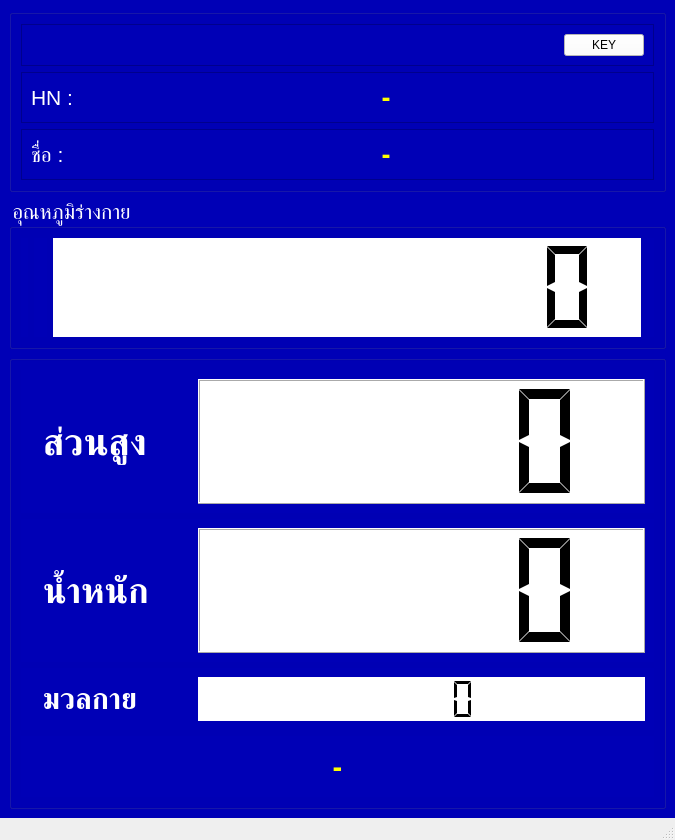
<?xml version="1.0" encoding="UTF-8"?>
<ui version="4.0">
 <class>MainWindow</class>
 <widget class="QMainWindow" name="MainWindow">
  <property name="geometry">
   <rect>
    <x>0</x>
    <y>0</y>
    <width>675</width>
    <height>840</height>
   </rect>
  </property>
  <property name="windowTitle">
   <string>BMI-II</string>
  </property>
  <widget class="QWidget" name="centralwidget">
   <property name="styleSheet">
    <string notr="true">background-color:rgb(0, 0, 182)</string>
   </property>
   <layout class="QVBoxLayout" name="verticalLayout_3" stretch="20,20,60">
    <item>
     <widget class="QGroupBox" name="groupBox">
      <property name="title">
       <string/>
      </property>
      <layout class="QVBoxLayout" name="verticalLayout" stretch="0,45,45">
       <item>
        <widget class="QFrame" name="frame_3">
         <property name="styleSheet">
          <string notr="true"/>
         </property>
         <property name="frameShape">
          <enum>QFrame::StyledPanel</enum>
         </property>
         <property name="frameShadow">
          <enum>QFrame::Raised</enum>
         </property>
         <layout class="QHBoxLayout" name="horizontalLayout_3">
          <item>
           <widget class="QLineEdit" name="txtId">
            <property name="font">
             <font>
              <pointsize>6</pointsize>
             </font>
            </property>
            <property name="styleSheet">
             <string notr="true">border:0;
color:white;
</string>
            </property>
           </widget>
          </item>
          <item>
           <widget class="QLineEdit" name="txtDummy">
            <property name="font">
             <font>
              <pointsize>6</pointsize>
             </font>
            </property>
            <property name="styleSheet">
             <string notr="true">border:0;
color:white;</string>
            </property>
           </widget>
          </item>
          <item>
           <widget class="QPushButton" name="btnKey">
            <property name="styleSheet">
             <string notr="true">background-color:white</string>
            </property>
            <property name="text">
             <string>KEY</string>
            </property>
           </widget>
          </item>
         </layout>
        </widget>
       </item>
       <item>
        <widget class="QFrame" name="frame">
         <property name="frameShape">
          <enum>QFrame::StyledPanel</enum>
         </property>
         <property name="frameShadow">
          <enum>QFrame::Raised</enum>
         </property>
         <layout class="QHBoxLayout" name="horizontalLayout" stretch="15,85">
          <item>
           <widget class="QLabel" name="label">
            <property name="font">
             <font>
              <pointsize>16</pointsize>
             </font>
            </property>
            <property name="styleSheet">
             <string notr="true">color:white</string>
            </property>
            <property name="text">
             <string>HN :</string>
            </property>
           </widget>
          </item>
          <item>
           <widget class="QLabel" name="lbHn">
            <property name="font">
             <font>
              <pointsize>20</pointsize>
              <weight>75</weight>
              <bold>true</bold>
             </font>
            </property>
            <property name="layoutDirection">
             <enum>Qt::LeftToRight</enum>
            </property>
            <property name="styleSheet">
             <string notr="true">color:yellow;</string>
            </property>
            <property name="text">
             <string>-</string>
            </property>
            <property name="alignment">
             <set>Qt::AlignCenter</set>
            </property>
           </widget>
          </item>
         </layout>
        </widget>
       </item>
       <item>
        <widget class="QFrame" name="frame_2">
         <property name="frameShape">
          <enum>QFrame::StyledPanel</enum>
         </property>
         <property name="frameShadow">
          <enum>QFrame::Raised</enum>
         </property>
         <layout class="QHBoxLayout" name="horizontalLayout_2" stretch="15,85">
          <item>
           <widget class="QLabel" name="label_2">
            <property name="font">
             <font>
              <pointsize>16</pointsize>
             </font>
            </property>
            <property name="styleSheet">
             <string notr="true">color:white
</string>
            </property>
            <property name="text">
             <string>ชื่อ :</string>
            </property>
           </widget>
          </item>
          <item>
           <widget class="QLabel" name="lbFullname">
            <property name="font">
             <font>
              <pointsize>20</pointsize>
              <weight>75</weight>
              <bold>true</bold>
             </font>
            </property>
            <property name="styleSheet">
             <string notr="true">color:yellow;</string>
            </property>
            <property name="midLineWidth">
             <number>0</number>
            </property>
            <property name="text">
             <string>-</string>
            </property>
            <property name="alignment">
             <set>Qt::AlignCenter</set>
            </property>
           </widget>
          </item>
         </layout>
        </widget>
       </item>
      </layout>
     </widget>
    </item>
    <item>
     <widget class="QGroupBox" name="groupBox_3">
      <property name="font">
       <font>
        <pointsize>16</pointsize>
        <weight>50</weight>
        <bold>false</bold>
       </font>
      </property>
      <property name="styleSheet">
       <string notr="true">color:white</string>
      </property>
      <property name="title">
       <string>อุณหภูมิร่างกาย</string>
      </property>
      <layout class="QHBoxLayout" name="horizontalLayout_8" stretch="0,0,25,0">
       <item>
        <widget class="QLabel" name="label_9">
         <property name="maximumSize">
          <size>
           <width>150</width>
           <height>150</height>
          </size>
         </property>
         <property name="text">
          <string/>
         </property>
         <property name="pixmap">
          <pixmap>thermometer.png</pixmap>
         </property>
         <property name="alignment">
          <set>Qt::AlignCenter</set>
         </property>
        </widget>
       </item>
       <item>
        <widget class="QLabel" name="label_10">
         <property name="font">
          <font>
           <pointsize>16</pointsize>
           <weight>75</weight>
           <bold>true</bold>
          </font>
         </property>
         <property name="text">
          <string/>
         </property>
        </widget>
       </item>
       <item>
        <widget class="QLCDNumber" name="lcdTp">
         <property name="font">
          <font>
           <pointsize>22</pointsize>
          </font>
         </property>
         <property name="styleSheet">
          <string notr="true">color:black;
background-color: rgb(255, 255, 255);</string>
         </property>
         <property name="frameShape">
          <enum>QFrame::Box</enum>
         </property>
         <property name="lineWidth">
          <number>0</number>
         </property>
         <property name="digitCount">
          <number>10</number>
         </property>
         <property name="segmentStyle">
          <enum>QLCDNumber::Flat</enum>
         </property>
        </widget>
       </item>
       <item>
        <widget class="QLabel" name="label_11">
         <property name="text">
          <string/>
         </property>
         <property name="pixmap">
          <pixmap>temperature.png</pixmap>
         </property>
         <property name="alignment">
          <set>Qt::AlignCenter</set>
         </property>
        </widget>
       </item>
      </layout>
     </widget>
    </item>
    <item>
     <widget class="QGroupBox" name="groupBox_2">
      <property name="title">
       <string/>
      </property>
      <layout class="QVBoxLayout" name="verticalLayout_2" stretch="35,35,15,15">
       <item>
        <widget class="QWidget" name="widget_3" native="true">
         <property name="font">
          <font>
           <pointsize>20</pointsize>
          </font>
         </property>
         <layout class="QHBoxLayout" name="horizontalLayout_4" stretch="0,20,60">
          <item>
           <widget class="QLabel" name="label_6">
            <property name="text">
             <string/>
            </property>
            <property name="pixmap">
             <pixmap>height.png</pixmap>
            </property>
            <property name="scaledContents">
             <bool>false</bool>
            </property>
           </widget>
          </item>
          <item>
           <widget class="QLabel" name="label_3">
            <property name="font">
             <font>
              <pointsize>28</pointsize>
              <weight>75</weight>
              <bold>true</bold>
             </font>
            </property>
            <property name="styleSheet">
             <string notr="true">color:white</string>
            </property>
            <property name="text">
             <string>ส่วนสูง</string>
            </property>
            <property name="alignment">
             <set>Qt::AlignLeading|Qt::AlignLeft|Qt::AlignVCenter</set>
            </property>
           </widget>
          </item>
          <item>
           <widget class="QLCDNumber" name="lcdHeight">
            <property name="styleSheet">
             <string notr="true">color:black;
background-color:white</string>
            </property>
            <property name="segmentStyle">
             <enum>QLCDNumber::Flat</enum>
            </property>
           </widget>
          </item>
         </layout>
        </widget>
       </item>
       <item>
        <widget class="QWidget" name="widget_4" native="true">
         <property name="font">
          <font>
           <pointsize>20</pointsize>
          </font>
         </property>
         <layout class="QHBoxLayout" name="horizontalLayout_5" stretch="0,20,60">
          <property name="sizeConstraint">
           <enum>QLayout::SetDefaultConstraint</enum>
          </property>
          <item>
           <widget class="QLabel" name="label_7">
            <property name="text">
             <string/>
            </property>
            <property name="pixmap">
             <pixmap>weight.png</pixmap>
            </property>
            <property name="scaledContents">
             <bool>false</bool>
            </property>
           </widget>
          </item>
          <item>
           <widget class="QLabel" name="label_4">
            <property name="font">
             <font>
              <pointsize>26</pointsize>
              <weight>75</weight>
              <bold>true</bold>
             </font>
            </property>
            <property name="styleSheet">
             <string notr="true">color:white</string>
            </property>
            <property name="text">
             <string>น้ำหนัก</string>
            </property>
           </widget>
          </item>
          <item>
           <widget class="QLCDNumber" name="lcdWeight">
            <property name="styleSheet">
             <string notr="true">color:black;
background-color:white</string>
            </property>
            <property name="segmentStyle">
             <enum>QLCDNumber::Flat</enum>
            </property>
           </widget>
          </item>
         </layout>
        </widget>
       </item>
       <item>
        <widget class="QWidget" name="widget_5" native="true">
         <property name="font">
          <font>
           <pointsize>14</pointsize>
          </font>
         </property>
         <layout class="QHBoxLayout" name="horizontalLayout_6" stretch="0,20,60">
          <item>
           <widget class="QLabel" name="label_8">
            <property name="text">
             <string/>
            </property>
            <property name="pixmap">
             <pixmap>index-finger.png</pixmap>
            </property>
           </widget>
          </item>
          <item>
           <widget class="QLabel" name="label_5">
            <property name="font">
             <font>
              <pointsize>22</pointsize>
              <weight>75</weight>
              <bold>true</bold>
             </font>
            </property>
            <property name="styleSheet">
             <string notr="true">color:white</string>
            </property>
            <property name="text">
             <string>มวลกาย</string>
            </property>
           </widget>
          </item>
          <item>
           <widget class="QLCDNumber" name="lcdBmi">
            <property name="styleSheet">
             <string notr="true">color:black;
background-color:white</string>
            </property>
            <property name="lineWidth">
             <number>0</number>
            </property>
            <property name="segmentStyle">
             <enum>QLCDNumber::Flat</enum>
            </property>
           </widget>
          </item>
         </layout>
        </widget>
       </item>
       <item>
        <widget class="QWidget" name="widget_6" native="true">
         <property name="font">
          <font>
           <pointsize>14</pointsize>
          </font>
         </property>
         <layout class="QHBoxLayout" name="horizontalLayout_7">
          <item>
           <widget class="QLabel" name="lbResult">
            <property name="font">
             <font>
              <pointsize>22</pointsize>
              <weight>75</weight>
              <bold>true</bold>
             </font>
            </property>
            <property name="styleSheet">
             <string notr="true">color:yellow;</string>
            </property>
            <property name="text">
             <string>-</string>
            </property>
            <property name="alignment">
             <set>Qt::AlignCenter</set>
            </property>
           </widget>
          </item>
         </layout>
        </widget>
       </item>
      </layout>
     </widget>
    </item>
   </layout>
  </widget>
  <widget class="QStatusBar" name="statusbar"/>
 </widget>
 <resources/>
 <connections/>
</ui>
